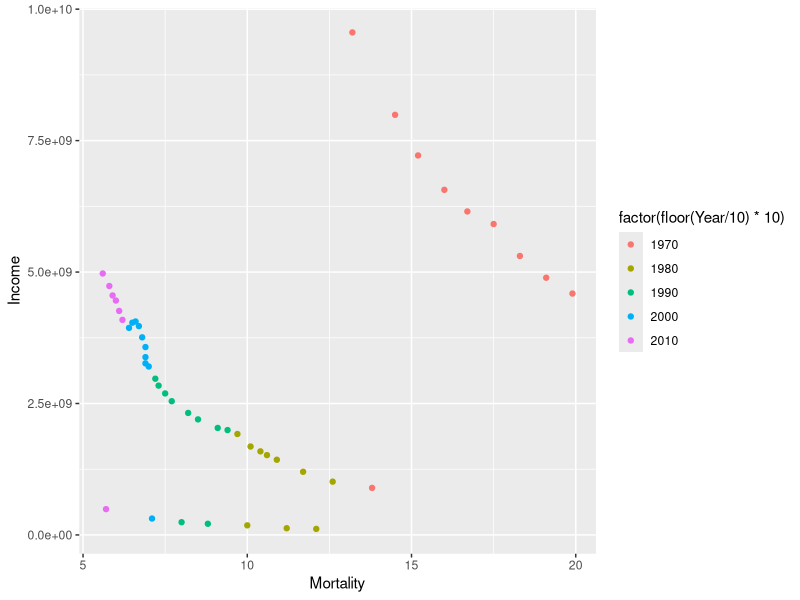
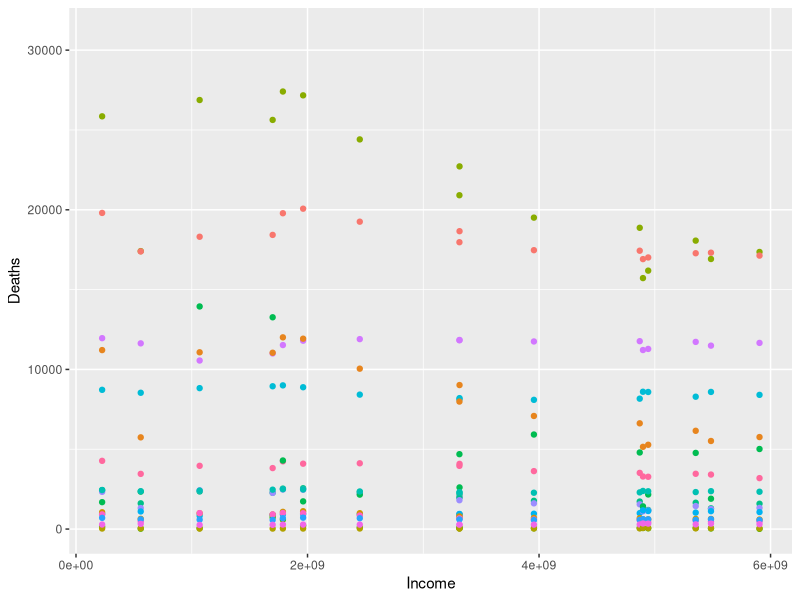
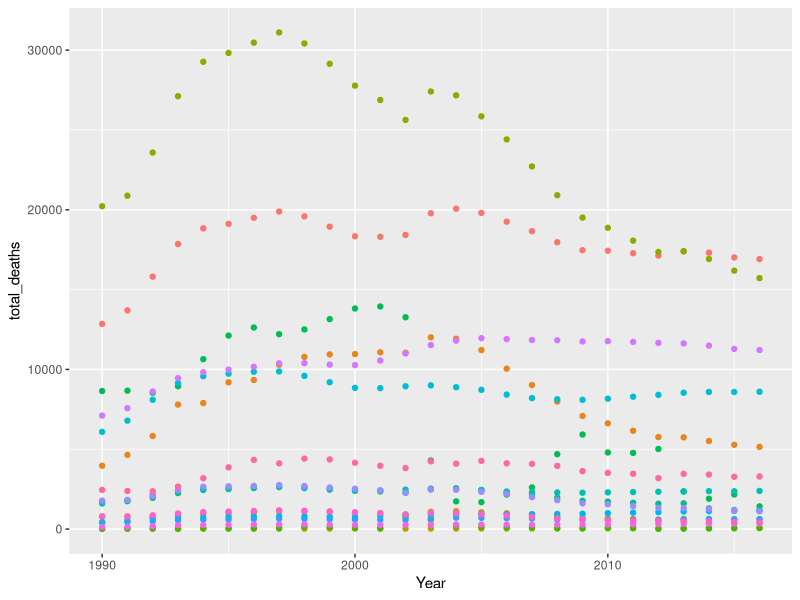

Generate these figures, in order, with R:
## ---- chunk 1
library(tidyverse)
## ---- chunk 2
cause_of_death <- read_delim("causes-of-death-in-children.csv")
by_age <- read_delim("child-deaths-by-age.csv")
mortality_fertility_income <- read_delim("MortalityFertilityIncome.csv")

head(cause_of_death)
head(by_age)
head(mortality_fertility_income)
## ---- chunk 3
cat("Cause of Death\n")
print(names(cause_of_death))
cat("\n")
cat("Death By Age\n")
print(names(by_age))
cat("Mortality Fertility And Income\n")
print(names(mortality_fertility_income))
## ---- chunk 4
mortality <- mortality_fertility_income %>%
  select(starts_with("m"))

fertility <- mortality_fertility_income %>%
  select(starts_with("f"))

income <- mortality_fertility_income %>%
  select(starts_with("i"))

names(mortality) <- substring(names(mortality), 2)
names(fertility) <- substring(names(fertility), 2)
names(income) <- substring(names(income), 2)

mortality <- cbind(mortality, mortality_fertility_income[,c('Country Name', 'Country Code', 'Region')])
fertility <- cbind(fertility, mortality_fertility_income[,c('Country Name', 'Country Code', 'Region')])
income <- cbind(income, mortality_fertility_income[,c('Country Name', 'Country Code', 'Region')])
## ---- chunk 5
mortality_longer <- pivot_longer(mortality, -c("Country Code", "Country Name", "Region"), names_to="Year", values_to="Mortality")

income_longer <- pivot_longer(income, -c("Country Code", "Country Name", "Region"), names_to="Year", values_to="Income")
## ---- chunk 6
m_i <- merge(mortality_longer, income_longer)

m_i$Year <- as.integer(m_i$Year)

m_i <- m_i %>%
  filter(!is.na(Mortality)) %>%
  filter(!is.na(Income)) %>%
  filter(`Country Code` == "USA")

ggplot(m_i, aes(x = Mortality, y = Income, color = factor(floor(Year / 10) * 10))) +
  geom_point() 
## ---- chunk 7
income_renamed <- rename(income_longer, Code="Country Code")
print(names(income_renamed))
## ---- chunk 8
income_renamed$Year <- as.integer(income_renamed$Year)
disease_income <- merge(income_renamed, cause_of_death)
disease_income_longer <- pivot_longer(disease_income, -c("Code", "Country Name", "Region", "Income", "Entity", "Year"), names_to="Disease", values_to="Deaths")
## ---- chunk 9
disease_filtered <- filter(disease_income_longer[disease_income_longer$Code == "AFG", ])

ggplot(disease_filtered, aes(x = Income, y = Deaths, color = Disease)) +
  geom_point() +
  theme(legend.position="none")
## ---- chunk 10
populations <- read_delim("population.csv")
populations[, c("Indicator Name", "Indicator Code")] <- list(NULL)
head(populations)
## ---- chunk 11
populations_longer <- pivot_longer(populations, -c("Country Code", "Country Name"), names_to="Year", values_to="Population")

populations_longer <- rename(populations_longer, Code="Country Code")
## ---- chunk 12
total_disease <- disease_filtered %>% 
  group_by(Disease, Year) %>%
  summarise(total_deaths = sum(Deaths, na.rm=TRUE))


ggplot(total_disease, aes(x = Year, y = total_deaths, color = Disease)) +
  geom_point() +
  theme(legend.position="none")
